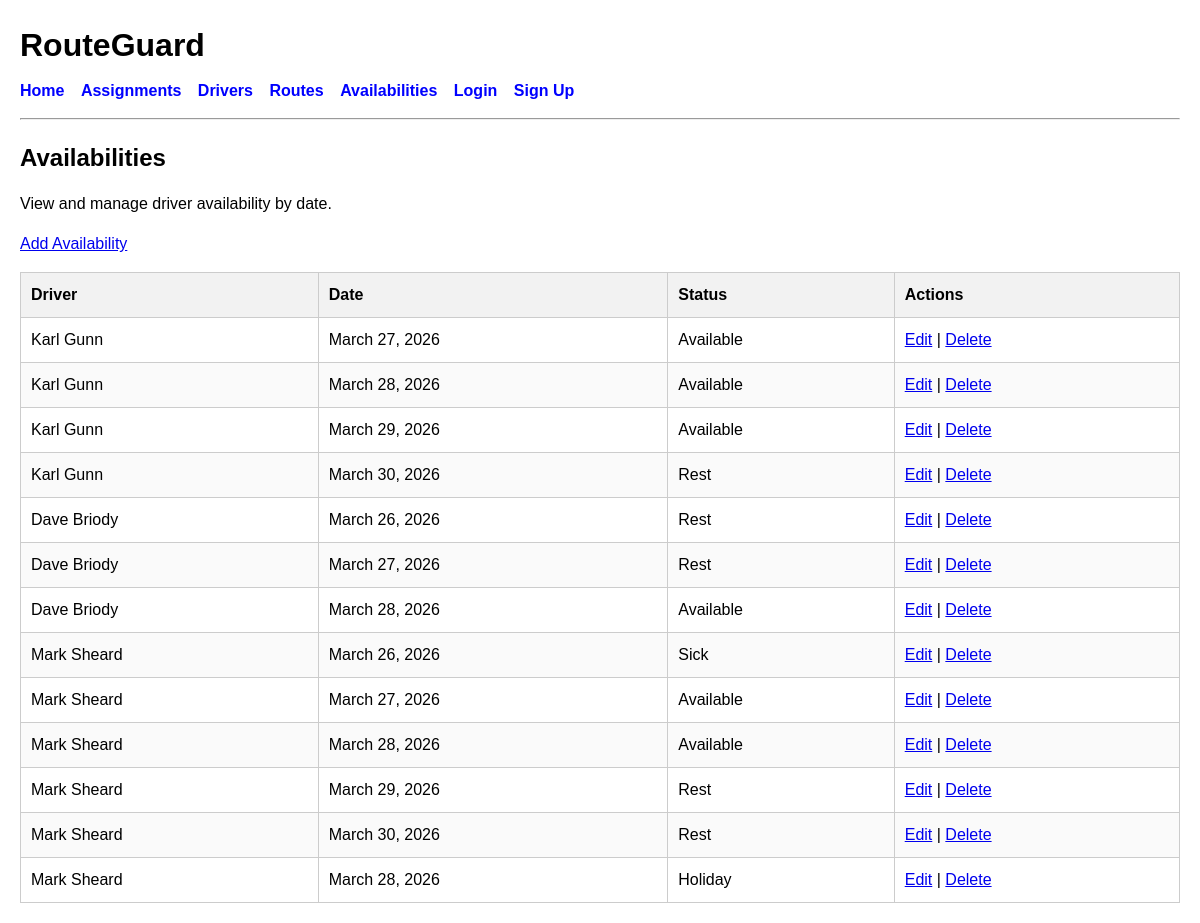
Before: /availabilities/ with the older database file.
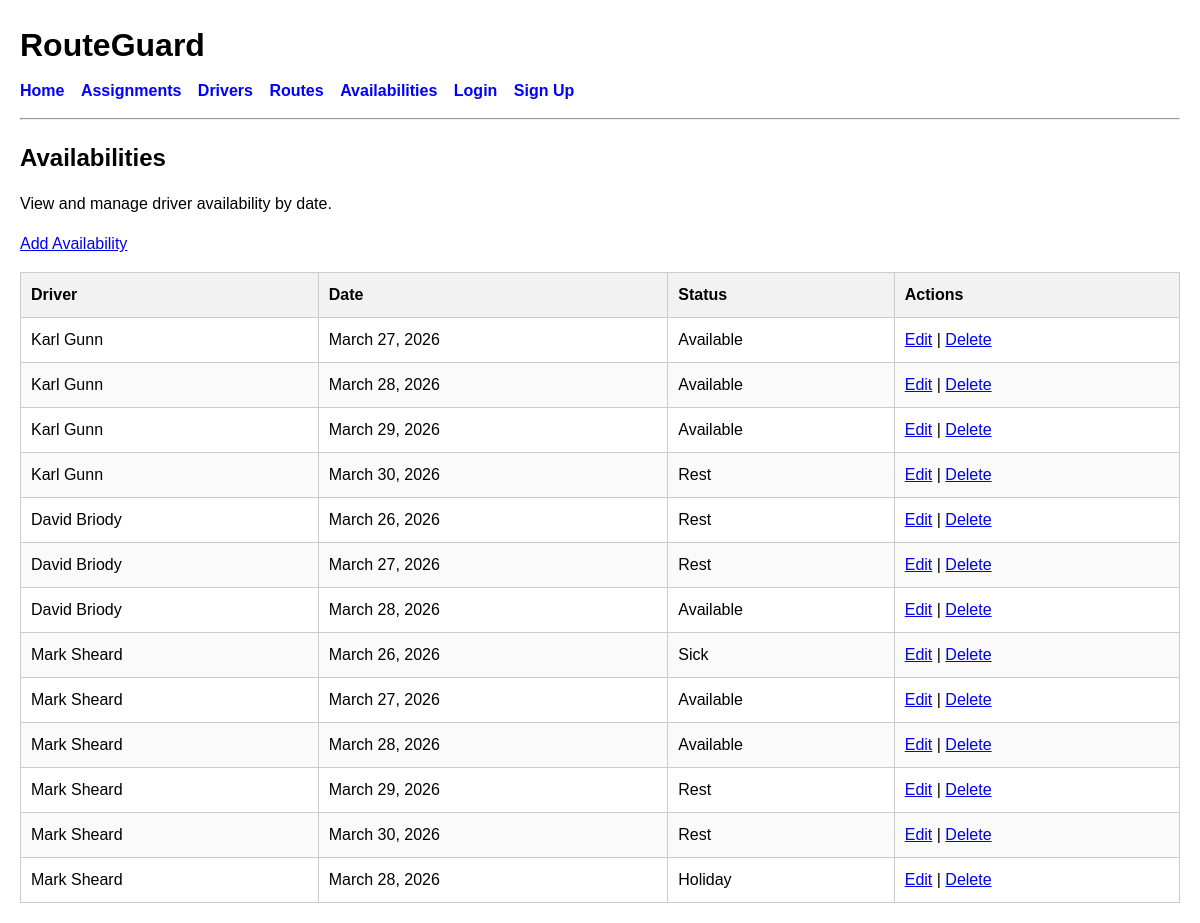
After: the same page with the newer database file.
### planner/models.py (models this page shows, shortened)
class Availability(models.Model):
    STATUS_CHOICES = [
        ("available", "Available"),
        ("rest", "Rest"),
        ("holiday", "Holiday"),
        ("sick", "Sick"),
        ("unavailable", "Unavailable"),
    ]
    driver = models.ForeignKey(Driver, on_delete=models.CASCADE)
    date = models.DateField()
    status = models.CharField(max_length=20, choices=STATUS_CHOICES)

class Driver(models.Model):
    name = models.CharField(max_length=100)
    employee_id = models.CharField(max_length=20, unique=True)
    active = models.BooleanField(default=True)
    def __str__(self):
        return self.name

### planner/views.py (the view)
# urls.py: path("availabilities/", views.availability_list, name="availability_list"),
def availability_list(request):
    availabilities = Availability.objects.all()
    return render(
        request,
        "planner/availability_list.html",
        {"availabilities": availabilities},
    )

### planner/templates/planner/availability_list.html
{% extends "base.html" %}
{% block content %}
<h2>Availabilities</h2>
<p>View and manage driver availability by date.</p>
<p><a href="{% url 'create_availability' %}">Add Availability</a></p>
{% if availabilities %}
    <table>
        <thead>
            <tr>
                <th>Driver</th>
                <th>Date</th>
                <th>Status</th>
                <th>Actions</th>
            </tr>
        </thead>
        <tbody>
            {% for availability in availabilities %}
                <tr>
                    <td>{{ availability.driver }}</td>
                    <td>{{ availability.date }}</td>
                    <td>{{ availability.get_status_display }}</td>
                    <td>
                        <a href="{% url 'edit_availability' availability.id %}">Edit</a>
                        |
                        <a href="{% url 'delete_availability' availability.id %}">Delete</a>
                </tr>
            {% endfor %}
        </tbody>
    </table>
{% else %}
    <p>No availability records found.</p>
{% endif %}
{% endblock %}

Changed rows visible on the page:
changed through a linked row, Availability (number 5 of 13 on the later page): driver "Dave Briody" → "David Briody"
changed through a linked row, Availability (number 6 of 13 on the later page): driver "Dave Briody" → "David Briody"
changed through a linked row, Availability (number 7 of 13 on the later page): driver "Dave Briody" → "David Briody"
